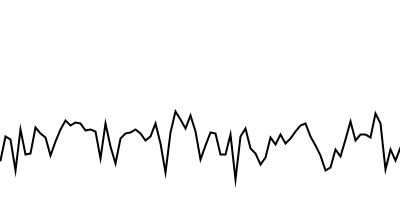
Frame 1 (no input)
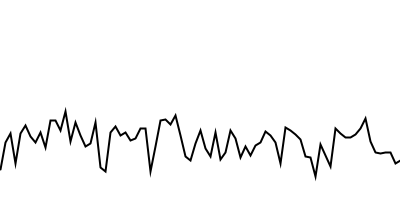
Frame 60 (the mouse pressed at the canvas centre just before this capture)
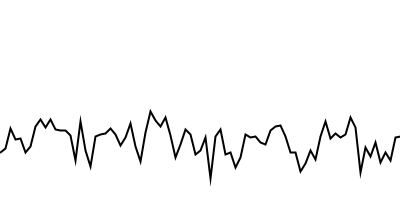
Frame 120 (the mouse held since frame 60 and released just before this capture)

The Processing sketch that drew these frames (run headless with seeded random() and noise(); from frame 60 on, the mouse is pressed at the canvas centre):

// Processing sketch: e19_wave_animated_perlin
// ── e19_wave_animated_perlin.pde
/**
 * Waves – animated waves with Perlin noise
 *
 * Try using the Perlin noise function instead of sine or cosine with the
 * previous example.
 */

// Angular velocity
float startAngle = 0;
float angleVel = 0.7;

void setup() {
  size(400,200);
  stroke(0);
  strokeWeight(2);
  noFill();
}

void draw( ) {
  background(255);

  // In order to move the wave, we start at a different theta value each frame.
  startAngle += 0.03;
  float angle = startAngle;

  beginShape();

  // Draw a point of the wave every 5 pixels
  for (int x = 0; x <= width; x += 5) {
    // Calculate the y location according to amplitude and sine of the angle
    float y = map(noise(angle),-1,1,0,height);
    // With beginShape() and endShape(), you call vertex() to set all the vertices of your shape
    vertex(x,y);
    // Increment the angle according to angular velocity
    angle += angleVel;
  }

  endShape();
}
